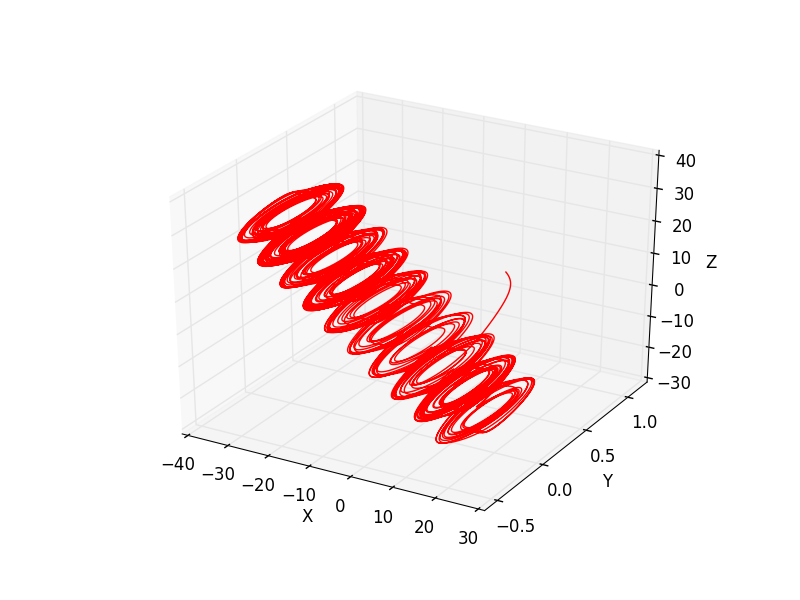

Recreate this plot in Python.
## Modified Chua Attractor solved with RK4

import pylab
import numpy as np
import math as m
import matplotlib.pyplot as plt
from mpl_toolkits.mplot3d import Axes3D

def f1(t, x, y, z): return alpha*(y+b*m.sin(m.pi*x/(2*a) + d))
def f2(t, x, y, z): return x-y+z
def f3(t, x, y, z): return -beta*y

alpha=10.82
beta=14.286
a=1.3
b=.11
d=0                               


x_initial=1
y_initial=1
z_initial=0


t_initial=0
t_final=100
h=0.0001

def Runge(x_initial, y_initial, z_initial, t_initial, h, t_final): 
        time=list(np.arange(t_initial, t_final+h, h))
        X=[x_initial]
        Y=[y_initial]
        Z=[z_initial]
        
        
        for i in range(1, len(time)):
                p=time[i-1]
                q=X[i-1]
                r=Y[i-1]
                s=Z[i-1]

                k11=h*f1(p, q, r, s)
                k21=h*f2(p, q, r, s)
                k31=h*f3(p, q, r, s)

                k12=h*f1(p+h/2., q+k11/2., r+k21/2., s+k31/2.)
                k22=h*f2(p+h/2., q+k11/2., r+k21/2., s+k31/2.)
                k32=h*f3(p+h/2., q+k11/2., r+k21/2., s+k31/2.)
                
                k13=h*f1(p+h/2., q+k12/2., r+k22/2., s+k32/2.)
                k23=h*f2(p+h/2., q+k12/2., r+k22/2., s+k32/2.)
                k33=h*f3(p+h/2., q+k12/2., r+k22/2., s+k32/2.)
                
                k14=h*f1(p+h, q+k13, r+k23, s+k33)
                k24=h*f2(p+h, q+k13, r+k23, s+k33)
                k34=h*f3(p+h, q+k13, r+k23, s+k33)

                X+=[X[i-1]+(k11+2*k12+2*k13+k14), ]
                Y+=[Y[i-1]+(k21+2*k22+2*k23+k24), ]
                Z+=[Z[i-1]+(k31+2*k32+2*k33+k34), ]

        fig=plt.figure()
        ax=plt.axes(projection='3d')
        ax.plot3D(X, Y, Z, 'red')
        ax.set_xlabel('X')
        ax.set_ylabel('Y')
        ax.set_zlabel('Z')

        plt.show()

Runge(x_initial, y_initial, z_initial, t_initial, h, t_final)
